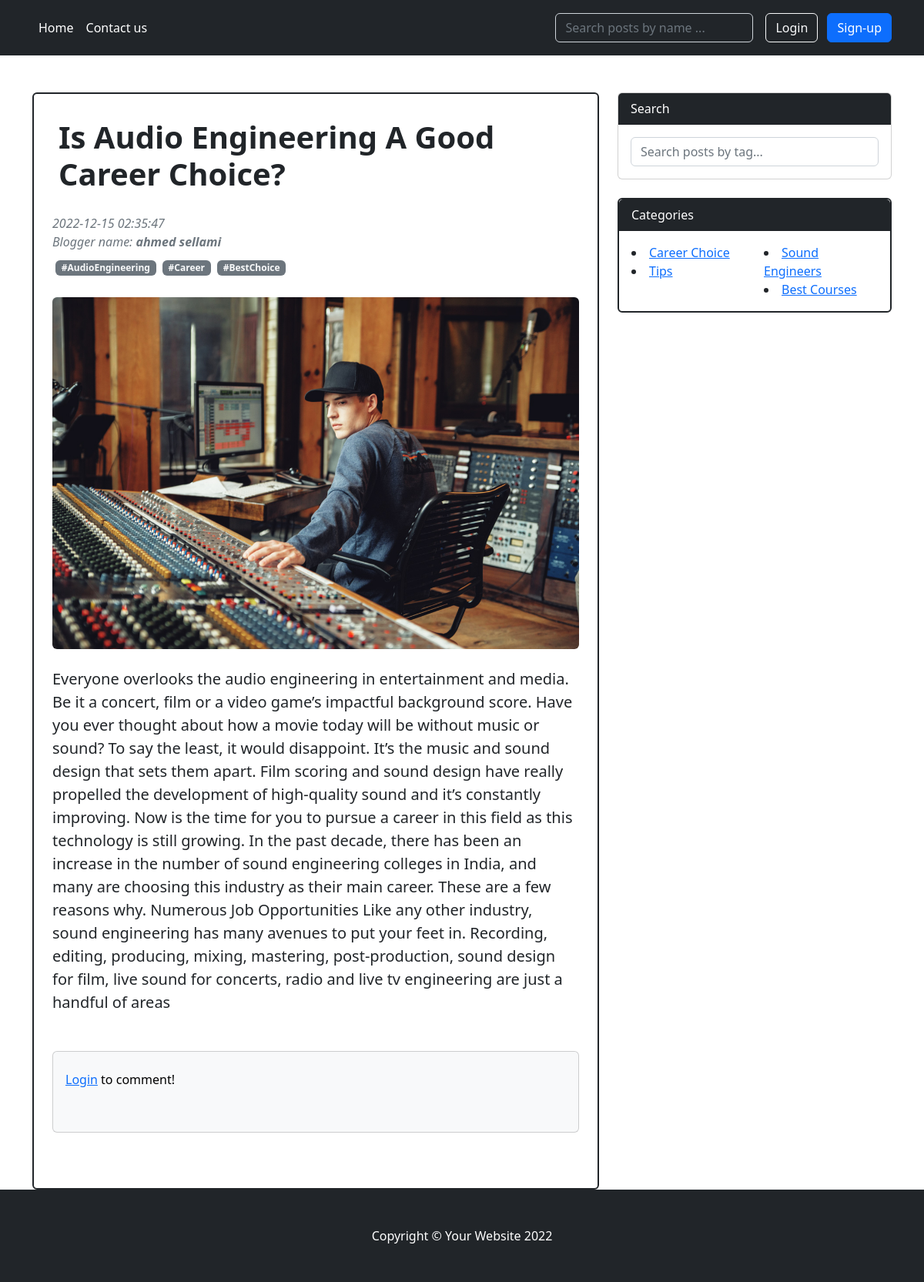
The page /INC/view/post.php?id=16 on the database its author committed.
### tables this page shows
CREATE TABLE `post` (
  `id` int(11) NOT NULL,
  `header` varchar(200) NOT NULL,
  `content` varchar(1000) NOT NULL,
  `likes` int(11) DEFAULT 0,
  `comments` int(11) DEFAULT 0,
  `submit_date` timestamp NOT NULL DEFAULT current_timestamp(),
  `title` varchar(100) NOT NULL,
  `category_id` int(11) NOT NULL,
  `views` int(11) NOT NULL DEFAULT 0,
  `tags` varchar(200) NOT NULL,
  `blogger` varchar(100) NOT NULL DEFAULT 'ahmed sellami'
);

CREATE TABLE `category` (
  `id` int(11) NOT NULL,
  `name` varchar(100) NOT NULL
);

### INC/model/Database.php (called while the page is built, shortened)
<?php
class Database {
private $pdo;
private static $instance = null;
private function __construct($host,$dbname,$user,$pass){
try{
$dsn = "mysql:host=".$host.";dbname=".$dbname;
$this->pdo = new PDO($dsn,$user,$pass);
$this->pdo->setAttribute(PDO::ATTR_ERRMODE, PDO::ERRMODE_EXCEPTION);
}
catch(PDOException $except){
echo"Echec de la connexion: ". $except->getMessage();
die();
}
}
public static function getInstance($host,$dbname,$user,$pass){
if(is_null(self::$instance)){
self::$instance = new Database($host,$dbname,$user,$pass);
}
return self::$instance;
}
public function execute_query($sql, $params = null){
    if ($params == null) {
    $resultat = $this->pdo->query($sql);
    }
    else {
    $resultat = $this->pdo->prepare($sql);
    $resultat->execute($params);
    }
    if(!$resultat) {
    $erreur=$this->pdo->errorInfo();
    echo "Lecture impossible, code", $this->pdo->errorCode(),$erreur[2];
    die();
    }else {
    return $resultat;
    }
    }
}

### INC/config/Config.php (called while the page is built, shortened)
<?php
require_once __DIR__.'/../model/Database.php';
class Config{
    public static function getDB(){
        return Database::getInstance(self::DB_HOST, self::DB_NAME, self::DB_USER, self::DB_PASS);
        }
}
?>

### INC/model/Post.php (called while the page is built, shortened)
<?php
class Post
{
    public static function getbyid($db, $id)
    {
        $sql = "SELECT post.id,post.category_id, post.title, post.header, post.blogger, post.content,post.likes,post.views,post.submit_date,post.comments,post.tags, category.name as category
        FROM post
        LEFT JOIN category
        ON post.category_id = category.id
        WHERE post.id=?";
        $params = array($id);
        $resultat = $db->execute_query($sql, $params);
        if (!$resultat) {
            $erreur = $db->errorInfo();
            echo "Lecture impossible, id", $db->errorCode(), $erreur[2];
        } else {
            return $resultat->fetch(PDO::FETCH_OBJ);
        }
    }
}

### INC/model/Comment.php (called while the page is built, shortened)
<?php
class Comment
{
    public static function getbyPost($db, $id)
    {
        try {
            if (isset($_SESSION['user'])) {
                if ($_SESSION['user']->isAdmin) {
                    $sql = "SELECT comment.user_id,comment.valid,comment.id,comment.content,comment.submit_date,users.isAdmin as isAdmin,users.usersUid as usersUid FROM comment
                            LEFT JOIN users
                            ON comment.user_id=users.id
                            where comment.post_id=? ";
                    $params = array($id);
                } else {
                    $sql = "SELECT comment.user_id,comment.valid,comment.id,comment.content,comment.submit_date,users.isAdmin as isAdmin,usersUid as usersUid FROM comment
                            LEFT JOIN users
                            ON comment.user_id=users.id
                            where comment.post_id=? and (comment.valid=1 or comment.user_id=?) ";
                    $params = array($id, $_SESSION['user']->id);
                }
            } else {
                $sql = "SELECT comment.user_id,comment.valid,comment.id,comment.content,comment.submit_date,users.usersUid as usersUid,users.isAdmin as isAdmin FROM comment
                        LEFT JOIN users
                        ON comment.user_id=users.id
                        where comment.post_id=? and comment.valid=1 ";
                $params = array($id);
            }
            $resultat = $db->execute_query($sql, $params);
            if (!$resultat) {
                $erreur = $db->errorInfo();
                echo "Lecture impossible, code", $db->errorCode(), $erreur[2];
            } else {
                return $resultat->fetchAll(PDO::FETCH_OBJ);
            }
        } catch (PDOException $e) {
            if ($e->getCode() == 2300) {
                $message = $e->getMessage();
            }
            echo $e;
            return false;
        }
    }
}

### INC/model/Category.php (called while the page is built, shortened)
<?php
class Category {
    public static function getAll($db){
        $sql = "SELECT * from category";
        $resultat = $db->execute_query($sql);
        if(!$resultat) {
        $erreur=$db->errorInfo();
        echo "Lecture impossible, id", $db->errorCode(),$erreur[2];
        }
        else{
        return $resultat->fetchAll(PDO::FETCH_OBJ);
        }
        }
}
?>

### INC/controller/CategoryC.php (the view, shortened to what this page needs)
<?php
require_once __DIR__ . '/../config/Config.php';
require_once __DIR__ . '/../model/Category.php';
$db = Config::getDB();
function getAllCategories()
{
    global $db;
    $categories = Category::getAll($db);
    if (count($categories) > 1) {
        list($array1, $array2) = array_chunk($categories, ceil(count($categories) / 2));
    } else {
        $array1 = $categories;
    }
    $result = "
    <div class='card mb-4 border border-dark border-2'>
          <div class='card-header  text-bg-dark'>Categories</div>
          <div class='card-body'>
            <div class='row'>
              <div class='col-sm-6'>
              ";
    foreach ($array1 as $value) {
        $result .= "<li><a id='$value->id' href='#$value->id' onClick='searchID(this.id);'>$value->name</a></li>";
    }
    $result .= "
              </div>
              <div class='col-sm-6'>";
    if (count($categories) > 1) {
        foreach ($array2 as $value) {
            $result .= "<li><a id='$value->id' href='#$value->id' onClick='searchID(this.id);'>$value->name</a></li>";
        }
    }
    $result .= "
                </div>
                </div>
            </div>
            </div>";
    return $result;
}

### INC/view/post.php (shortened to what this page needs)
<?php
require_once "./header.php";
if (isset($_SESSION["user"])) {
  $user = $_SESSION["user"];
} else {
  $user = null;
}
?>
<!DOCTYPE html>
<html lang="en">
<head>
  <link rel="stylesheet" href="https://maxcdn.bootstrapcdn.com/font-awesome/4.7.0/css/font-awesome.min.css">
  <link href="../SRC/css/bootstrap.min.css" rel="stylesheet">
</head>
<body>
  <?php
  echo showheader($user, true);
  ?>
  <div class="container mt-5">
    <div class="row">
      <div class="col-lg-8">
        <div class='card  p-4 border border-dark border-2' id="output">
          <article>
            <?php
            require_once "./../controller/PostsC.php";
            $post = getPostByid($_GET['id']);
            if ($post) {
              echo getPostByid($_GET['id']);
            } else {
              header("location: ../../index.php");
            }
            ?>
          </article>
          <section class="mb-5 ">
            <div class="card text-bg-light">
              <div class="card-body">
                <?php
                require_once __DIR__ . "/../controller/CommentsC.php";
                echo showAllComments($_GET['id']);
                ?>
              </div>
            </div>
          </section>
        </div>
      </div>
      <div class="col-lg-4">
        <div class="card mb-4">
          <div class="card-header text-bg-dark">Search</div>
          <div class="card-body">
            <div class="input-group">
              <input class="form-control" type="text" placeholder="Search posts by tag..." aria-describedby="button-search" />
            </div>
          </div>
        </div>
        <?php
        require_once __DIR__ . "/../controller/CategoryC.php";
        echo getAllCategories();
        ?>
      </div>
    </div>
  </div>
  <footer class="py-5 bg-dark">
    <div class="container">
      <p class="m-0 text-center text-white">
        Copyright &copy; Your Website 2022
      </p>
    </div>
  </footer>
  <link rel="stylesheet" href="alert/dist/sweetalert.css">
</body>
</html>

### INC/view/header.php (shortened to what this page needs)
<?php
function showheader($user = null, $view = false)
{
  if ($view) {
    $path = "";
    $path3 = "";
    $path2 = "/../..";
  } else {
    $path4 = "/INC";
    $path = "/INC/view";
    $path2 = "";
    $path3 = "/INC/view";
  }
  if (is_null($user)) {
    $var = "<div class='text-end'>
            <a href='.$path/loginPage.php' class='btn btn-outline-light me-2'>Login</a>
            <a href='.$path/signUpPage.php' class='btn btn-primary'>Sign-up</a>
            </div>";
    $isAdmin = "<li><a href='.$path3/contactUs.php' class='nav-link px-2 text-white'>Contact us</a></li>";
  }
  $result = "<header class='p-3 text-bg-dark'>
              <div class='container'>
                <div class='d-flex flex-wrap align-items-center justify-content-center justify-content-lg-start'>
                  <ul class='nav col-12 col-lg-auto me-lg-auto mb-2 justify-content-center mb-md-0'>
                    <li><a href='.$path2/index.php' class='nav-link px-2 text-white'>Home</a></li>
                    $isAdmin
                  </ul>
                  <form class='col-12 col-lg-auto mb-3 mb-lg-0 me-lg-3' role='search'>
                    <input type='search' id='searchN' class='form-control form-control-dark text-bg-dark' placeholder='Search posts by name ...' aria-label='Search'>
                  </form>
                  $var
                </div>
              </div>
              </header>";
  return $result;
}

### INC/controller/PostsC.php (shortened to what this page needs)
<?php
require_once __DIR__ . '/../config/Config.php';
require_once __DIR__ . '/../model/Post.php';
require_once __DIR__ . '/../model/Comment.php';
$db = Config::getDB();
function convert($string)
{
  try {
    $res = explode("#", trim($string, '#'));
    $output = "";
    foreach ($res as $tag) {
      $output .= "<a class='m-1 badge bg-secondary text-decoration-none link-light' href='#!'>#$tag</a>";
    }
    return $output;
  } catch (Exception $e) {
    var_dump($e);
    return "";
  }
}
function getPostByid($id)
{
  global $db;
  $post = Post::getbyid($db, $id);
  if (isset($_SESSION["user"])) {
    $user = $_SESSION["user"];
  } else {
    $user = null;
  }
  if (!is_null($user) && $user->isAdmin) {
    $edit = "                  <div class='ms-auto p-2 bd-highlight'>
    <div class='dropdown'>
      <i class='fa fa-bars' aria-hidden='true' aria-hidden='true' id='dropdownMenuButton1' data-bs-toggle='dropdown' aria-expanded='false'></i>
      <ul class='dropdown-menu' aria-labelledby='dropdownMenuButton1'>
        <li>
          <a class='dropdown-item d-flex bd-highlight mb-3' data-bs-toggle='modal' data-bs-target='#exampleModal'>
            <div class='p-2 bd-highlight'><i class='fa fa-edit' aria-hidden='true'></i></div>
            <div class='ms-auto p-2 bd-highlight'> Edit</div>
          </a>
        </li>
        <li>
          <a class='dropdown-item d-flex bd-highlight mb-3' href='../controller/DeletePC.php?id=$id'>
            <div class='p-2 bd-highlight'><i class='fa fa-trash' aria-hidden='true'></i></div>
            <div class='ms-auto p-2 bd-highlight'> Delete</div>
          </a>
        </li>
      </ul>
    </div>
  </div>";
  } else {
    $edit = "";
  }
  $result = "
          <header class='mb-4'>
                      <div class='d-flex bd-highlight mb-3'>
                        <div class='p-2 bd-highlight'>
                          <h1 class='fw-bolder mb-1'>$post->title</h1>
                        </div>
                        $edit
                      </div>
                      <div class='text-muted fst-italic mb-2'>
                      $post->submit_date<br/>
                      Blogger name: <b>$post->blogger</b>
                      </div>" . convert($post->tags) . "
                    </header>
                    <figure class='mb-4'>
                      <img class='img-fluid rounded' src='../SRC/img/$post->id.jpg' alt='...' />
                    </figure>
                    <section class='mb-5'>
                      <p class='fs-5 mb-4'>
                      $post->content
                      </p>
                    </section>";
  return $result;
}

### INC/controller/CommentsC.php (shortened to what this page needs)
<?php
require_once __DIR__ . '/../config/Config.php';
require_once __DIR__ . '/../model/Comment.php';
$db = Config::getDB();
function getbyPost($id)
{
  global $db;
  return Comment::getbyPost($db, $id);
}
function showAllComments($id)
{
  $pComments = getbyPost($id);
  if (isset($_SESSION["user"])) {
    $result = "";
  } else {
    $result = "<p><a href='./loginPage.php'>Login</a> to comment!</p><br/>";
  }
  return $result;
}

### rows shown on the page
post: title "Is Audio Engineering A Good Career Choice?", submit_date "2022-12-15 02:35:47", blogger "ahmed sellami", tags "AudioEngineering", tags "Career", tags "BestChoice", content "Everyone overlooks the audio engineering in entertainment and media. Be it a concert, film or a video game’s impactful background score. Have you ever thought about how a movie today will be without music or sound? To say the least, it would disappoint. It’s the music and sound design that sets them apart. Film scoring and sound design have really propelled the development of high-quality sound and it’s constantly improving. Now is the time for you to pursue a career in this field as this technology is still growing. In the past decade, there has been an increase in the number of sound engineering colleges in India, and many are choosing this industry as their main career. These are a few…"
category: name "Career Choice"
category: name "Tips"
category: name "Sound Engineers"
category: name "Best Courses"
